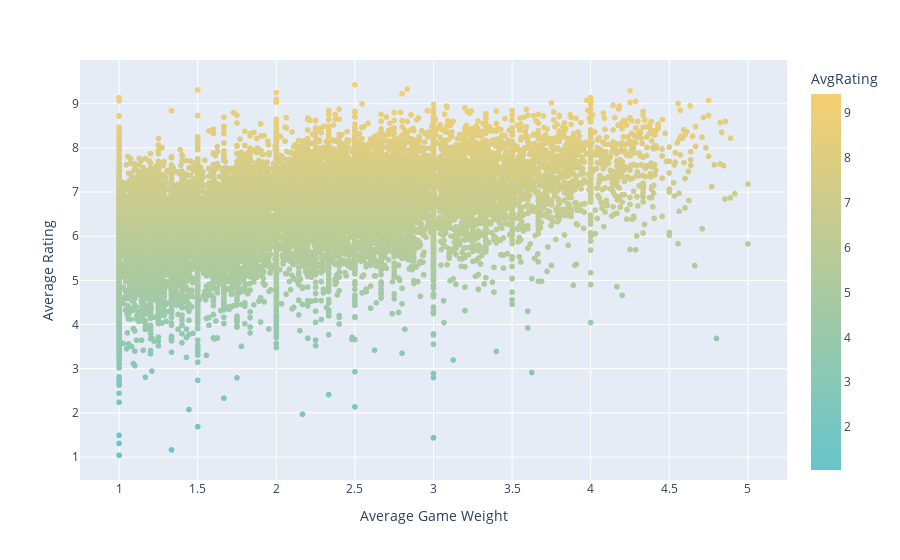

Notebook source saved alongside this figure:
### Code cell
fig = px.scatter(modern_boardgames_df, x= 'GameWeight', y = 'AvgRating', color='AvgRating', color_continuous_scale = color_pallete_continuous)

fig.update_layout(
    xaxis_title_text='Average Game Weight', # xaxis label
    yaxis_title_text='Average Rating', # yaxis label
)

fig.show()

### Figure 1 — Plotly figure (JSON) as saved in the notebook; plotly's stock layout.template omitted (floating-point values rounded to 4 significant figures; data arrays with more than 128 entries replaced by an {"elided": "..."} marker saying what was removed)
{"data": [{"hovertemplate": "GameWeight=%{x}<br>AvgRating=%{marker.color}<extra></extra>", "legendgroup": "", "marker": {"color": {"elided": "20971 float values"}, "coloraxis": "coloraxis", "symbol": "circle"}, "mode": "markers", "name": "", "showlegend": false, "type": "scattergl", "x": {"elided": "20971 float values"}, "xaxis": "x", "y": {"elided": "20971 float values"}, "yaxis": "y"}], "layout": {"coloraxis": {"colorbar": {"title": {"text": "AvgRating"}}, "colorscale": [[0, "rgb(102, 197, 204)"], [1, "rgb(246, 207, 113)"]]}, "legend": {"tracegroupgap": 0}, "margin": {"t": 60}, "xaxis": {"anchor": "y", "domain": [0, 1], "title": {"text": "Average Game Weight"}}, "yaxis": {"anchor": "x", "domain": [0, 1], "title": {"text": "Average Rating"}}}}
